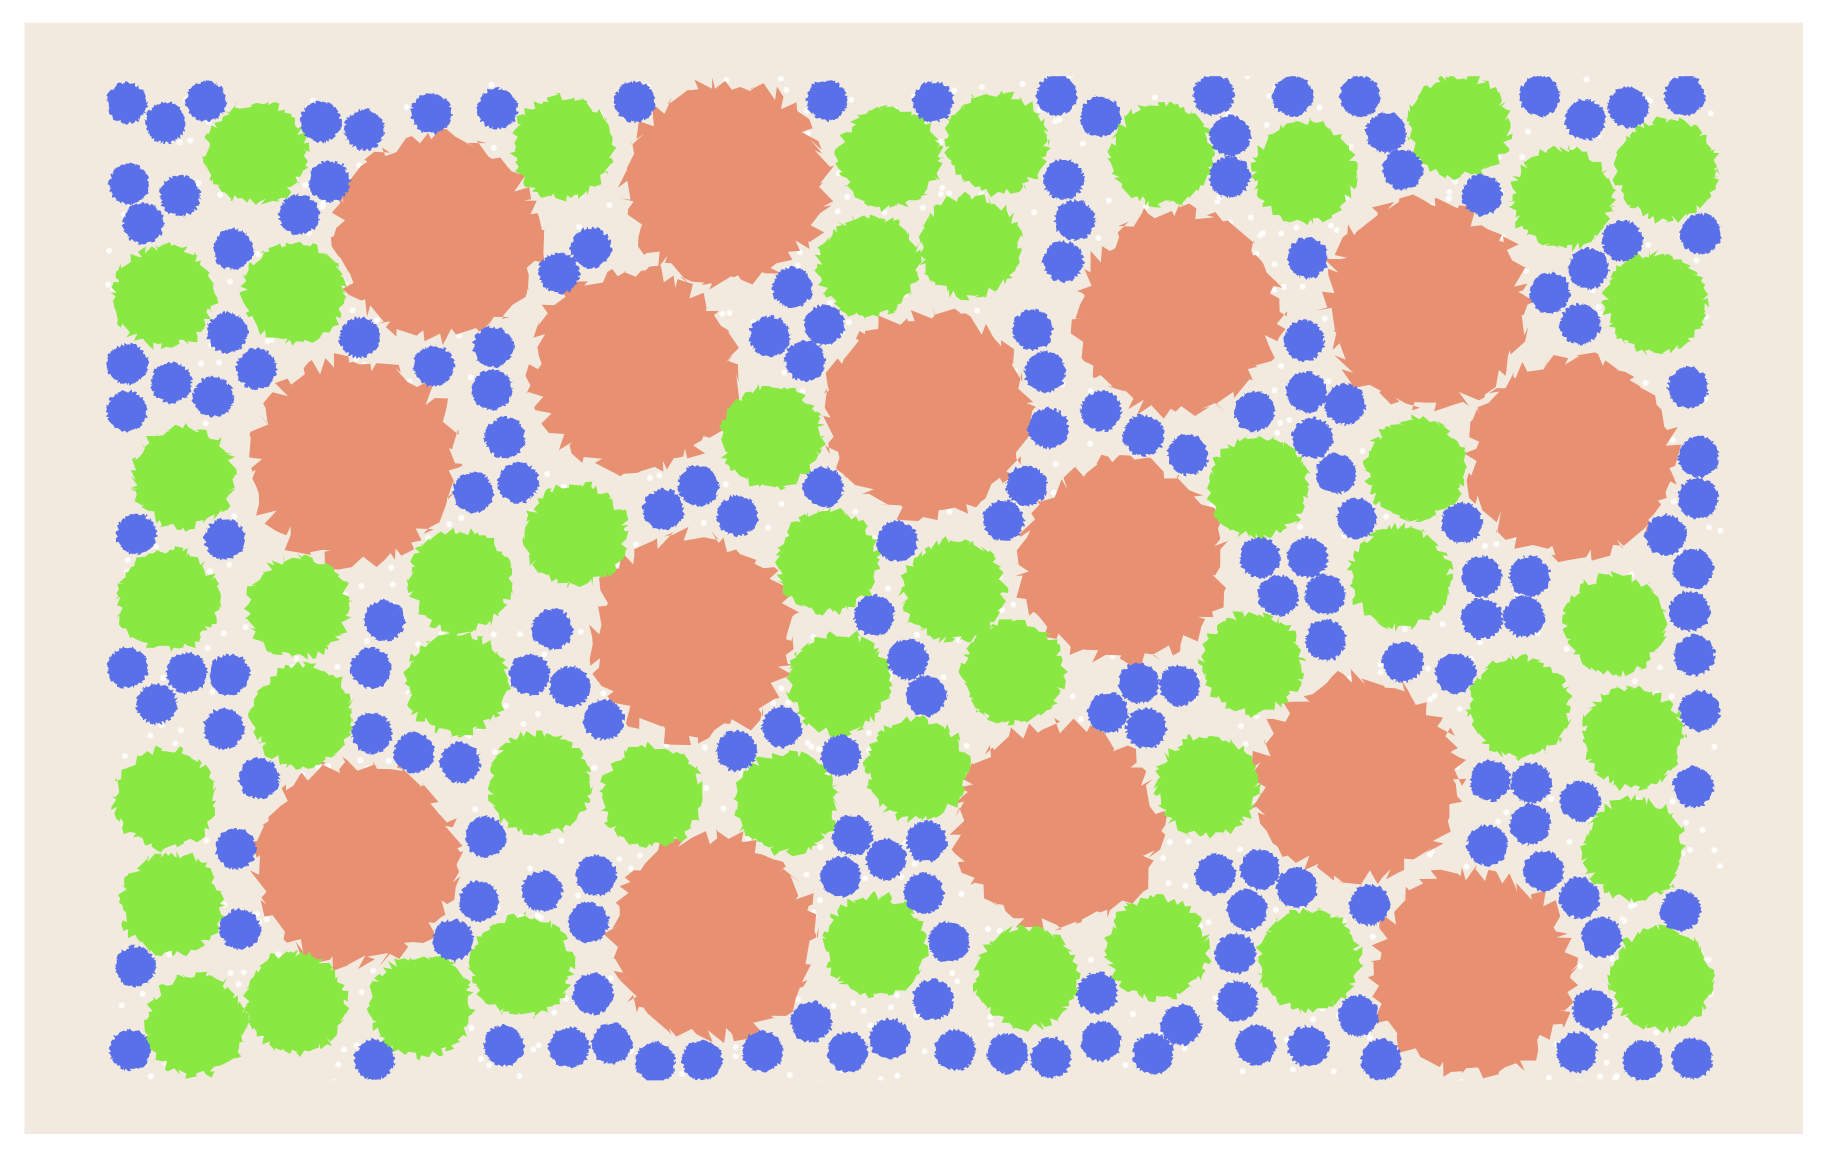

The script that saved this image:
# Packing function based on Ijeamaka A's code https://github.com/Ijeamakaanyene/circle_packing

library(tidyverse)
library(ggplot2)
library(purrr)


distance_formula = function(x2, x1, y2, y1){
  dist = sqrt((x2 - x1)^2 + (y2 - y1)^2)
  
  return(dist)
}

pack_circles = function(config, 
                        panel_size, 
                        max_attempts){
  
  # Some nice reminders for inputs
  if(is.data.frame(config) == FALSE){
    usethis::ui_stop("config must be a dataframe")
  }
  if(is.list(panel_size) == FALSE){
    usethis::ui_stop("panel_size must be a list")
  }
  if(length(panel_size$x) == 0 | length(panel_size$y) == 0){
    usethis::ui_stop("panel_size must contain vectors x and y")
  }
  if(is.numeric(config$radius) == FALSE){
    usethis::ui_stop("config file must include a radius column")
  }
  
  
  # count number of circles and sort by decreasing radius
  num_circles = config %>%
    count(radius) %>%
    arrange(-radius)
  
  # set up 
  xt = vector()
  yt = vector()
  rt = vector()
  
  # first placement
  rt[1] = num_circles$radius[1]
  xt[1] = runif(1, min = rt + panel_size$x[1], max = panel_size$x[2] - rt)
  yt[1] = runif(1, min = rt + panel_size$y[1], max = panel_size$y[2] - rt)
  
  
  for(i in 1:nrow(num_circles)){
    
    for(j in 1:num_circles$n[i]){
      
      # overlapping until proven not overlapping
      overlap = 1
      attempts = 0
      
      while(overlap == 1){
        
        #print(attempts)
        
        # place new points
        r_temp = num_circles$radius[i]
        x_temp = runif(1, min = r_temp + panel_size$x[1], max = panel_size$x[2] - r_temp)
        y_temp = runif(1, min = r_temp + panel_size$y[1], max = panel_size$y[2] - r_temp)
        
        
        # get length of already saved points
        df_length = length(xt)
        
        # check for collisions - distance must be greater than sum of radii
        collision_df = map_dfr(1:df_length,
                               ~bind_cols(
                                 dist = distance_formula(xt[.x], x_temp,
                                                         yt[.x], y_temp),
                                 radii_sum = (rt[.x] + r_temp) 
                               ))
        
        check_collision_val = collision_df %>%
          filter(dist > radii_sum) %>%
          nrow()
        
        if(check_collision_val == df_length){
          
          xt = c(xt, x_temp)
          yt = c(yt, y_temp)
          rt = c(rt, r_temp)
          overlap = 0
          
        } else {
          
          if(attempts > max_attempts){
            overlap = 0
            
          } else {
            overlap = 1
            attempts = attempts + 1
            
          }
        }
        
      }
    }
  }
  
  return(tibble(x = xt, y = yt, r = rt))
  
}

#----

panel_size = list(x = c(0, 8),
                  y = c(0, 5))

config = tibble(radius = c(rep(0.1, 1000), 
                           rep(0.25, 200),
                           rep(0.5, 15)))

set.seed(15)
circle_coords = pack_circles(config,
                             panel_size,
                             max_attempts = 25)

# Generate background df
createDots <- function(seed, n, xmin, xmax, ymin, ymax) {
  set.seed(seed)
  x = c(runif(n, xmin, xmax))
  y = c(runif(n, ymin, ymax))
  df = data.frame(x, y)
  return(df)
}

background_dots = createDots(1, 1000, panel_size$x[1], panel_size$x[2],
                             panel_size$y[1], panel_size$y[2])

# Convert to noisy circle
noisyCircle <- function(xpos, ypos, r, noise = 0.09) {
  T <- seq(0, 2*pi, length.out = 100)
  xnoise = runif(100, min = -noise*r, max = noise*r)
  ynoise = runif(100, min = -noise*r, max = noise*r)
  x = cos(T) * r + xpos + xnoise
  y = sin(T) * r + ypos + ynoise
  
  df = data.frame(x, y)
  
  return(df)
}

# Generate spiral df
noisy_circle_coords = data.frame(x = double(),
                           y = double(),
                           n = double(),
                           r = double())
for (i in 1:nrow(circle_coords)) {
  this_circle = noisyCircle(circle_coords$x[i], 
                             circle_coords$y[i],
                             circle_coords$r[i])
  this_circle$n = i
  this_circle$r = circle_coords$r[i]
  noisy_circle_coords = noisy_circle_coords %>% bind_rows(this_circle)
}


# Plot

pal = c('#5A70E8', '#8AE843', '#E89072')

theme_art <- theme(
  legend.position = 'none',
  #aspect.ratio = 1,
  panel.background = element_rect(fill = '#F2EADF'),
  panel.grid = element_blank(),
  axis.line = element_blank(),
  axis.ticks = element_blank(),
  axis.text = element_blank(),
  axis.title = element_blank(),
  panel.border = element_rect(colour = '#F2EADF', fill=NA, size=12)
) 


library(ggforce)
ggplot(data = noisy_circle_coords) +
  geom_point(
    data = background_dots,
    aes(x, y),
    color = 'white',
    alpha = 0.8,
    size = 0.05
  ) +
  geom_polygon(aes(
    x,
    y,
    group = as.factor(n),
    fill = as.factor(r)
  )) +
  scale_fill_manual(values = pal) +
  coord_equal() +
  theme_art 

ggsave('./Day21/combination.png')


